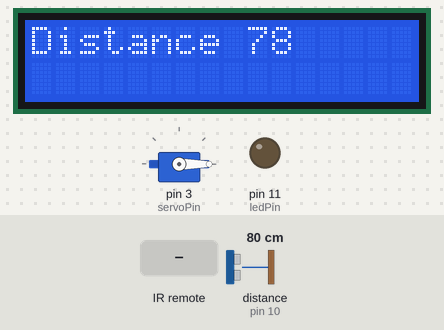
A sketch run on a simulated Arduino Uno, built with avr-gcc and run on an emulated ATmega328P. On the bench: servo, 16×2 character LCD, output pins drawn as LEDs (lit = HIGH). Wiring (inferred from the names in the program): ultrasonic range finder: trigger pin 9; echo pin 10. Inputs (shaded band) come from the test bench; at power-on: distance to the obstacle (sensor on pin 10) 80 cm. The echo pulse lasts 58.3 µs per cm; pins used as bus, display or sensor lines are not drawn.

Above: at 2.2 s.
2.3 s: distance to the obstacle (sensor on pin 10) set to 4 cm
At 3.5 s:
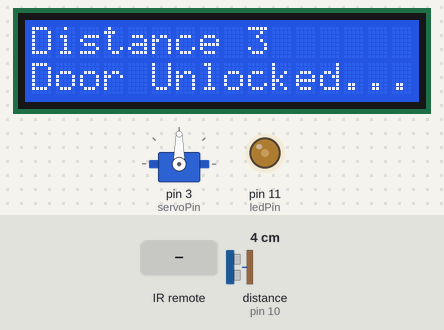
3.8 s: distance to the obstacle (sensor on pin 10) set to 2 cm
At 5.6 s:
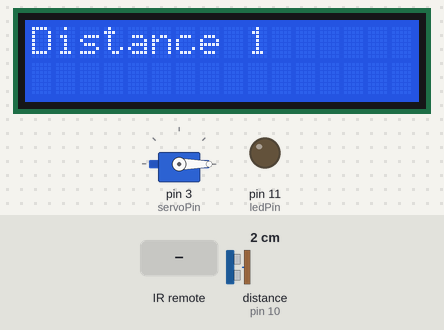
6.8 s: distance to the obstacle (sensor on pin 10) set to 60 cm
At 8.0 s:
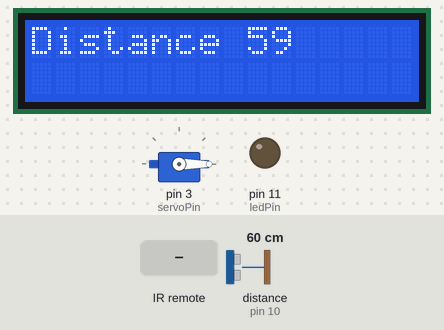
9.8 s: distance to the obstacle (sensor on pin 10) set to 35 cm
At 10.1 s:
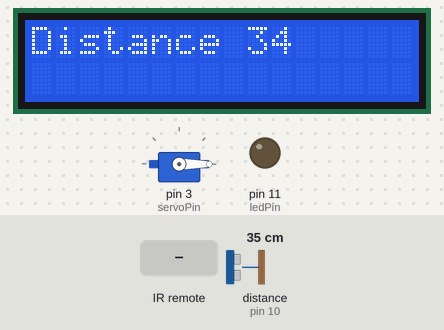
12.8 s: infrared code 0xFF7A85 received
15.8 s: distance to the obstacle (sensor on pin 10) set to 18 cm
At 17.3 s:
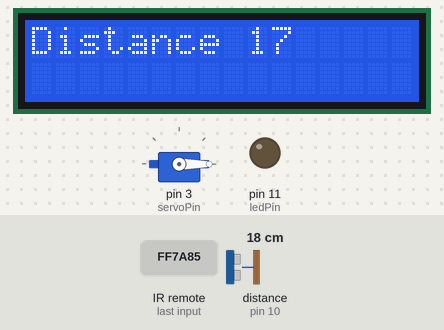
Timing chart, 0 to 18.8 s (numbered marks = the images above; inputs shaded):
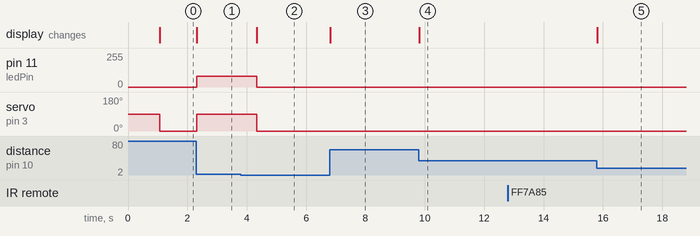

Measured:
- after the input at 2.3 s, pin 11 (ledPin): 0/255 → 80/255 at once; servo on pin 3 (servoPin): 0° → 90° at once; the display: changes at once (image 1)
- after the input at 3.8 s, pin 11 (ledPin): 80/255 → 0/255 after 0.53 s; servo on pin 3 (servoPin): 90° → 0° after 0.53 s; the display: changes after 0.53 s (image 2)
- after the input at 6.8 s, the display: changes at once (image 3)
- after the input at 9.8 s, the display: changes at once (image 4)
- after the input at 12.8 s, every drawn part: stays the same
- after the input at 15.8 s, the display: changes at once (image 5)

The sketch:

Intelligent_Door_Unlocking_System.ino
```cpp
#include <Servo.h>
#include <LiquidCrystal.h> // includes the LiquidCrystal Library
LiquidCrystal lcd(1, 2, 4, 5, 6, 7); // Creates an LCD object. Parameters: (rs, enable, d4, d5, d6, d7)
#include <IRremote.h>
int RECV_PIN = 8;

IRrecv irrecv(RECV_PIN);
decode_results results;

// Declare the Servo pin
int servoPin = 3;

int buttonState = 0;
int ledPin = 11;

// defines pins numbers
const int trigPin = 9;
const int echoPin = 10;

// defines variables
long duration;
int distance;

// Create a servo object
Servo Servo1;
void setup() {

  // We need to attach the servo to the used pin number
  Servo1.attach(servoPin);
  Servo1.write(90);
  delay(1000);
  pinMode(ledPin, OUTPUT);
  pinMode(13, INPUT);

  pinMode(trigPin, OUTPUT); // Sets the trigPin as an Output
  pinMode(echoPin, INPUT); // Sets the echoPin as an Input
  // Serial.begin(9600); // Starts the serial communication
  lcd.begin(16,2);
  irrecv.enableIRIn();
}

void loop(){
  // Clears the trigPin
  digitalWrite(trigPin, LOW);
  delayMicroseconds(2);

  // Sets the trigPin on HIGH state for 10 micro seconds
  digitalWrite(trigPin, HIGH);
  delayMicroseconds(10);
  digitalWrite(trigPin, LOW);

  // Reads the echoPin, returns the sound wave travel time in microseconds
  duration = pulseIn(echoPin, HIGH);

  // Calculating the distance
  distance = (duration * 0.034 / 2);

  lcd.clear(); // Clears the display
  lcd.setCursor(0,0); // Sets the location at which subsequent text written to the LCD will be displayed
  lcd.print("Distance ");
  lcd.print(distance);

  // Make servo go to 0 degrees
  if (distance <= 10 && distance >=2) {
    Servo1.write(90);
    analogWrite(ledPin, 80);
    lcd.setCursor(0,1);
    lcd.print("Door Unlocked...");
    delay(1000);
  }
  else if (irrecv.decode(&results) == 0xFF7A85) {
    Servo1.write(90);
    analogWrite(ledPin, 80);
    lcd.setCursor(0,1);
    lcd.print("Door Unlocked...");
    delay(1000);
  }
  else {
    Servo1.write(0);
    digitalWrite(ledPin, LOW);
    lcd.clear();
    lcd.setCursor(0,0); // Sets the location at which subsequent text written to the LCD will be displayed

  lcd.print("Distance ");
  lcd.print(distance);
  irrecv.resume();

  }

}
```
